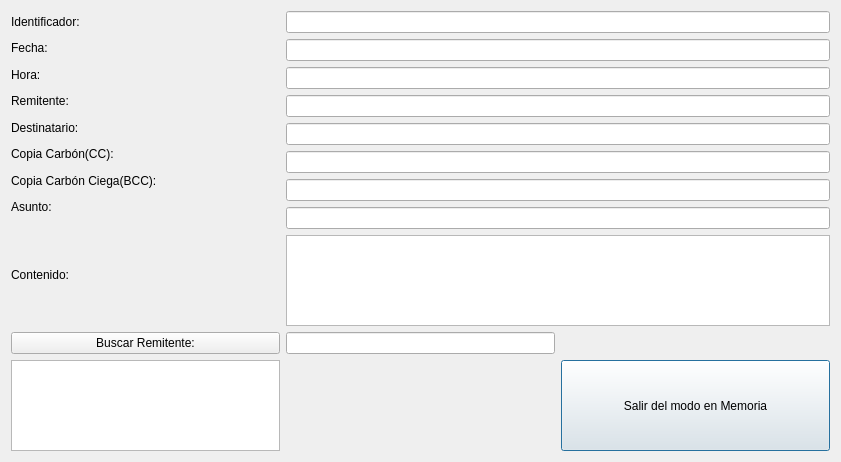
<?xml version="1.0" encoding="UTF-8"?>
<ui version="4.0">
 <class>busqueda_en_memoria</class>
 <widget class="QDialog" name="busqueda_en_memoria">
  <property name="geometry">
   <rect>
    <x>0</x>
    <y>0</y>
    <width>841</width>
    <height>462</height>
   </rect>
  </property>
  <property name="windowTitle">
   <string>Busqueda en Memoria</string>
  </property>
  <layout class="QGridLayout" name="gridLayout">
   <item row="4" column="2">
    <widget class="QPushButton" name="pushButton">
     <property name="sizePolicy">
      <sizepolicy hsizetype="MinimumExpanding" vsizetype="MinimumExpanding">
       <horstretch>0</horstretch>
       <verstretch>0</verstretch>
      </sizepolicy>
     </property>
     <property name="text">
      <string>Salir del modo en Memoria</string>
     </property>
    </widget>
   </item>
   <item row="1" column="0">
    <widget class="QPushButton" name="pushButton_2">
     <property name="text">
      <string>Buscar Remitente:</string>
     </property>
    </widget>
   </item>
   <item row="0" column="0">
    <layout class="QVBoxLayout" name="verticalLayout_4" stretch="1,1,1,1,1,1,1,1,5">
     <item>
      <widget class="QLabel" name="label_8">
       <property name="text">
        <string>Identificador:</string>
       </property>
      </widget>
     </item>
     <item>
      <widget class="QLabel" name="label_15">
       <property name="text">
        <string>Fecha:</string>
       </property>
      </widget>
     </item>
     <item>
      <widget class="QLabel" name="label_16">
       <property name="text">
        <string>Hora:</string>
       </property>
      </widget>
     </item>
     <item>
      <widget class="QLabel" name="label_9">
       <property name="text">
        <string>Remitente:</string>
       </property>
      </widget>
     </item>
     <item>
      <widget class="QLabel" name="label_10">
       <property name="text">
        <string>Destinatario:</string>
       </property>
      </widget>
     </item>
     <item>
      <widget class="QLabel" name="label_11">
       <property name="text">
        <string>Copia Carbón(CC):</string>
       </property>
      </widget>
     </item>
     <item>
      <widget class="QLabel" name="label_12">
       <property name="text">
        <string>Copia Carbón Ciega(BCC):</string>
       </property>
      </widget>
     </item>
     <item>
      <widget class="QLabel" name="label_13">
       <property name="text">
        <string>Asunto:</string>
       </property>
      </widget>
     </item>
     <item>
      <widget class="QLabel" name="label_14">
       <property name="text">
        <string>Contenido:</string>
       </property>
      </widget>
     </item>
    </layout>
   </item>
   <item row="4" column="1">
    <spacer name="horizontalSpacer">
     <property name="orientation">
      <enum>Qt::Horizontal</enum>
     </property>
     <property name="sizeHint" stdset="0">
      <size>
       <width>40</width>
       <height>20</height>
      </size>
     </property>
    </spacer>
   </item>
   <item row="4" column="0">
    <widget class="QTextBrowser" name="textBrowser"/>
   </item>
   <item row="0" column="1" colspan="2">
    <layout class="QVBoxLayout" name="verticalLayout">
     <item>
      <widget class="QLineEdit" name="lineEdit">
       <property name="readOnly">
        <bool>true</bool>
       </property>
      </widget>
     </item>
     <item>
      <widget class="QLineEdit" name="lineEdit_2">
       <property name="readOnly">
        <bool>true</bool>
       </property>
      </widget>
     </item>
     <item>
      <widget class="QLineEdit" name="lineEdit_3">
       <property name="readOnly">
        <bool>true</bool>
       </property>
      </widget>
     </item>
     <item>
      <widget class="QLineEdit" name="lineEdit_4">
       <property name="readOnly">
        <bool>true</bool>
       </property>
      </widget>
     </item>
     <item>
      <widget class="QLineEdit" name="lineEdit_5">
       <property name="readOnly">
        <bool>true</bool>
       </property>
      </widget>
     </item>
     <item>
      <widget class="QLineEdit" name="lineEdit_6">
       <property name="readOnly">
        <bool>true</bool>
       </property>
      </widget>
     </item>
     <item>
      <widget class="QLineEdit" name="lineEdit_7">
       <property name="readOnly">
        <bool>true</bool>
       </property>
      </widget>
     </item>
     <item>
      <widget class="QLineEdit" name="lineEdit_8">
       <property name="readOnly">
        <bool>true</bool>
       </property>
      </widget>
     </item>
     <item>
      <widget class="QPlainTextEdit" name="plainTextEdit">
       <property name="readOnly">
        <bool>true</bool>
       </property>
      </widget>
     </item>
    </layout>
   </item>
   <item row="1" column="1">
    <widget class="QLineEdit" name="lineEdit_9">
     <property name="readOnly">
      <bool>false</bool>
     </property>
    </widget>
   </item>
  </layout>
 </widget>
 <resources/>
 <connections/>
</ui>
